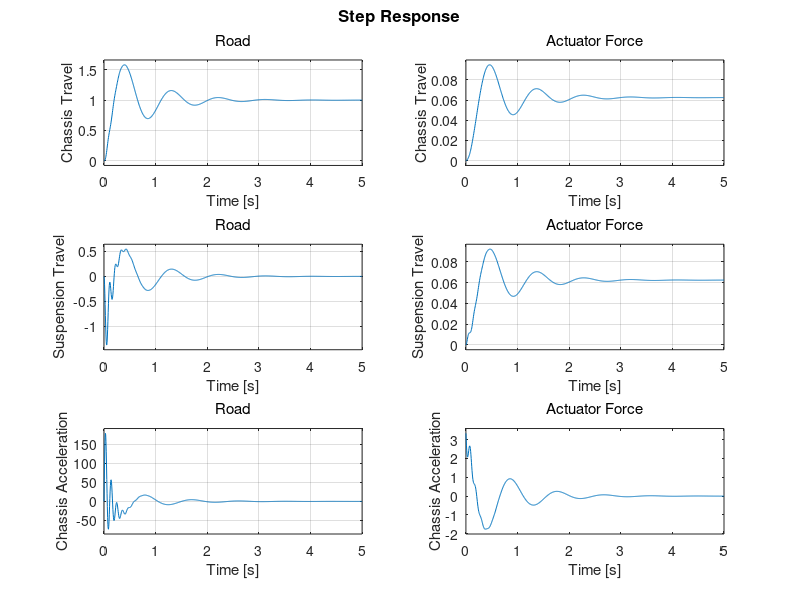
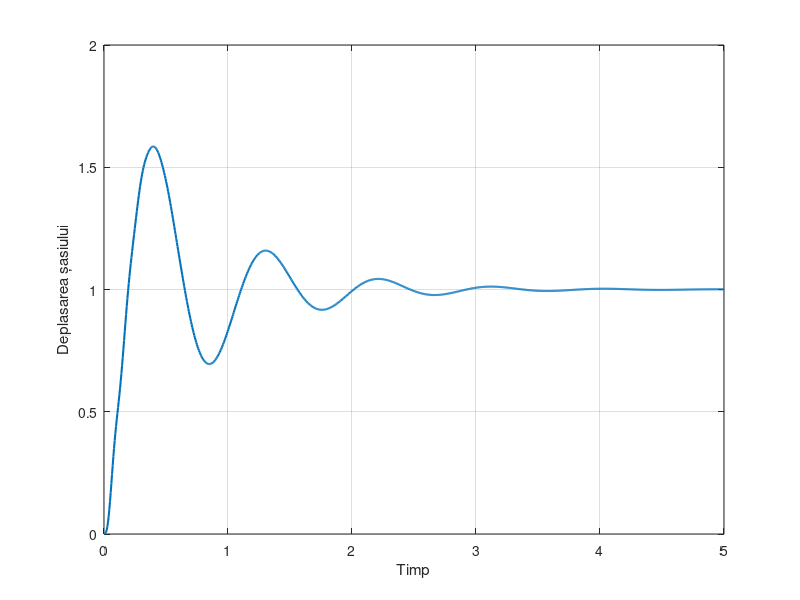
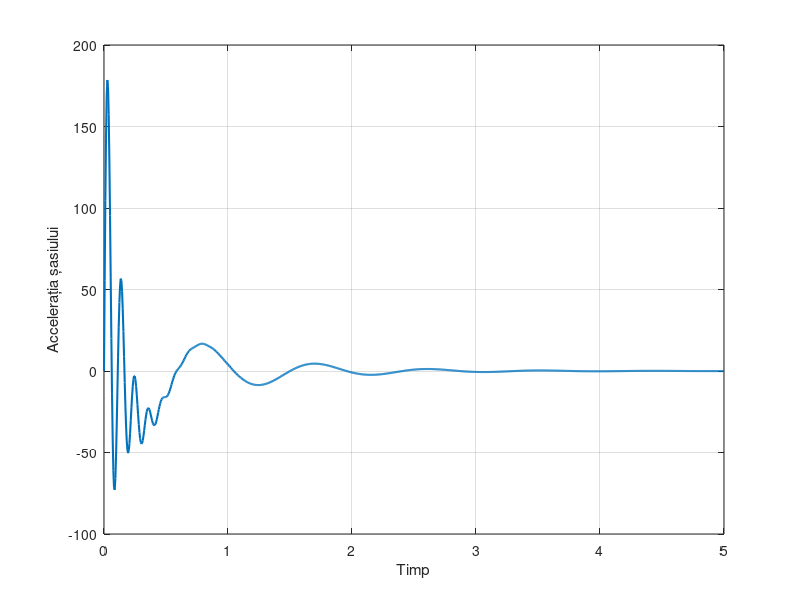

These charts were generated, in order, by the following MATLAB code: (Note: this script raises an error after producing the figures.)
clc; close all; clear all;

% Physical parameters
mb = 300;    % kg
mw = 60;     % kg
bs = 1000;   % N/m/s
ks = 16000 ; % N/m
kt = 190000; % N/m

% Char variables
road = 'Road';
actuatorForce = 'Actuator Force';
chassisTravel = 'Chassis Travel';
susspensionTravel = 'Suspension Travel';
chassisAcceleration = 'Chassis Acceleration';

% State matrices
A = [ 0 1 0 0; [-ks -bs ks bs]/mb ; ...
      0 0 0 1; [ks bs -ks-kt -bs]/mw];
B = [ 0 0; 0 1e3/mb ; 0 0 ; [kt -1e3]/mw];
C = [1 0 0 0; 1 0 -1 0; A(2,:)];
D = [0 0; 0 0; B(2,:)];

qcar = ss(A,B,C,D);
qcar.StateName = {'body travel (m)';'body vel (m/s)';...
          'wheel travel (m)';'wheel vel (m/s)'};
qcar.InputName = {road;actuatorForce};
qcar.OutputName = {chassisTravel;susspensionTravel;chassisAcceleration};

figure;
step(qcar); grid;
[y,t] = step(qcar);
figure;
plot(t,y(:,1,1),'LineWidth',1.5); grid; xlabel('Timp'); ylabel('Deplasarea șasiului')
figure;
plot(t,y(:,3,1),'LineWidth',1.5); grid; xlabel('Timp'); ylabel('Accelerația șasiului')

% tzero(qcar({chassisTravel,chassisAcceleration},actuatorForce))
% zero(qcar(susspensionTravel,actuatorForce))
% 
% bodemag(qcar({chassisAcceleration,susspensionTravel},road),'b',qcar({chassisAcceleration,susspensionTravel},actuatorForce),road,{1 100});
% legend('Road disturbance (r)','Actuator force (fs)','location','SouthWest')
% title({'Gain from road dist (r) and actuator force (fs) ';
%        'to body accel (ab) and suspension travel (sd)'})

ActNom = tf(1,[1/60 1])

Wunc = makeweight(0.40,15,3);
unc = ultidyn('unc',[1 1],'SampleStateDim',5);
Act = ActNom*(1 + Wunc*unc);
Act.InputName = 'u';
Act.OutputName = actuatorForce;

% rng('default')
% bode(Act,'b',Act.NominalValue,'r+',logspace(-1,3,120))

Wroad = ss(0.07);  Wroad.u = 'd1';   Wroad.y = road;
Wact = 0.8*tf([1 50],[1 500]);  Wact.u = 'u';  Wact.y = 'e1';
Wd2 = ss(0.01);  Wd2.u = 'd2';   Wd2.y = 'Wd2';
Wd3 = ss(0.5);   Wd3.u = 'd3';   Wd3.y = 'Wd3';

HandlingTarget = 0.04 * tf([1/8 1],[1/80 1]);
ComfortTarget = 0.4 * tf([1/0.45 1],[1/150 1]);

% Targets = [HandlingTarget ; ComfortTarget];
% bodemag(qcar({susspensionTravel,chassisAcceleration},road)*Wroad,'b',Targets,'r--',{1,1000}), grid
% title('Response to road disturbance')
% legend('Open-loop','Closed-loop target')

% Three design points
beta = reshape([0.01 0.5 0.99],[1 1 3]);
Wsd = beta / HandlingTarget;
Wsd.u = susspensionTravel;  Wsd.y = 'e3';
Wab = (1-beta) / ComfortTarget;
Wab.u = chassisAcceleration;  Wab.y = 'e2';

sdmeas  = sumblk('y1 = sd+Wd2');
abmeas = sumblk('y2 = ab+Wd3');
ICinputs = {'d1';'d2';'d3';'u'};
ICoutputs = {'e1';'e2';'e3';'y1';'y2'};
qcaric = connect(qcar(2:3,:),Act,Wroad,Wact,Wab,Wsd,Wd2,Wd3,...
                 sdmeas,abmeas,ICinputs,ICoutputs)
%% AICI INCEPE PROIECTAREA REGULATORULUI

ncont = 1; % one control signal, u
nmeas = 2; % two measurement signals, sd and ab
K = ss(zeros(ncont,nmeas,3));
gamma = zeros(3,1);
for i=1:3
   [K(:,:,i),~,gamma(i)] = hinfsyn(qcaric(:,:,i),nmeas,ncont);
end

% Closed-loop models
K.u = {susspensionTravel,chassisAcceleration};  K.y = 'u';
CL = connect(qcar,Act.Nominal,K,'Road',{'Chassis Travel';'Suspension Travel';'Chassis Acceleration'});

figure;
bodemag(qcar(:,road),'b', CL(:,:,1),'r-.', ...
   CL(:,:,2),'m-.', CL(:,:,3),'k-.',{1,140}), grid
legend('Open-loop','Comfort','Balanced','Handling','location','SouthEast')
title('Body travel, suspension deflection, and body acceleration due to road')

% Road disturbance
t = 0:0.0025:1;
roaddist = zeros(size(t));
roaddist(1:101) = 0.025*(1-cos(8*pi*t(1:101)));
figure;
plot(t,roaddist,'LineWidth',1.5,'Color','#D95319'); grid; xlabel('Timp'); ylabel('Dimensiune perturbatie (m)');

% Closed-loop model
SIMK = connect(qcar,Act.Nominal,K,'Road',{'Chassis Travel';'Suspension Travel';'Chassis Acceleration'});

% Simulate
p1 = lsim(qcar(:,1),roaddist,t);
y1 = lsim(SIMK(1:4,1,1),roaddist,t);
y2 = lsim(SIMK(1:4,1,2),roaddist,t);
y3 = lsim(SIMK(1:4,1,3),roaddist,t);

% Plot results
subplot(211)
plot(t,p1(:,1),'b',t,y1(:,1),'r.',t,y2(:,1),'m.',t,y3(:,1),'k.',t,roaddist,'g')
title('Body travel'), ylabel('x_b (m)')
subplot(212)
plot(t,p1(:,3),'b',t,y1(:,3),'r.',t,y2(:,3),'m.',t,y3(:,3),'k.',t,roaddist,'g')
title('Body acceleration'), ylabel('a_b (m/s^2)')

figure;
subplot(211)
plot(t,p1(:,2),'b',t,y1(:,2),'r.',t,y2(:,2),'m.',t,y3(:,2),'k.',t,roaddist,'g')
title('Suspension deflection'), xlabel('Time (s)'), ylabel('s_d (m)')
subplot(212)
plot(t,zeros(size(t)),'b',t,y1(:,4),'r.',t,y2(:,4),'m.',t,y3(:,4),'k.',t,roaddist,'g')
title('Control force'), xlabel('Time (s)'), ylabel('f_s (kN)')
% legend('Open-loop','Comfort','Balanced','Handling','Road Disturbance','location')
%%
[Krob,rpMU] = musyn(qcaric(:,:,2),nmeas,ncont);

% Closed-loop model (nominal)
Krob.u = {susspensionTravel,chassisAcceleration};
Krob.y = 'u';
SIMKrob = connect(qcar,Act.Nominal,Krob,road,{chassisTravel;susspensionTravel;chassisAcceleration;actuatorForce});

% Simulate
p1 = lsim(qcar(:,1),roaddist,t);
y1 = lsim(SIMKrob(1:4,1),roaddist,t);

% Plot results
clf, subplot(221)
plot(t,p1(:,1),'b',t,y1(:,1),road,t,roaddist,'g')
title('Body travel'), ylabel('x_b (m)')
subplot(222)
plot(t,p1(:,3),'b',t,y1(:,3),road)
title('Body acceleration'), ylabel('a_b (m/s^2)')
subplot(223)
plot(t,p1(:,2),'b',t,y1(:,2),road)
title('Suspension deflection'), xlabel('Time (s)'), ylabel('s_d (m)')
subplot(224)
plot(t,zeros(size(t)),'b',t,y1(:,4),road)
title('Control force'), xlabel('Time (s)'), ylabel('f_s (kN)')
legend('Open-loop','Robust design','location','SouthEast')

rng('default'), nsamp = 100;  clf

% Uncertain closed-loop model with balanced H-infinity controller
CLU = connect(qcar,Act,K(:,:,2),road,{chassisTravel,susspensionTravel,chassisAcceleration});
lsim(usample(CLU,nsamp),'b',CLU.Nominal,road,roaddist,t)
title('Nominal "balanced" design')
legend('Perturbed','Nominal','location','SouthEast')

% Uncertain closed-loop model with balanced robust controller
CLU = connect(qcar,Act,Krob,road,{chassisTravel,susspensionTravel,chassisAcceleration});
lsim(usample(CLU,nsamp),'b',CLU.Nominal,road,roaddist,t)
title('Robust "balanced" design')
legend('Perturbed','Nominal','location','SouthEast')